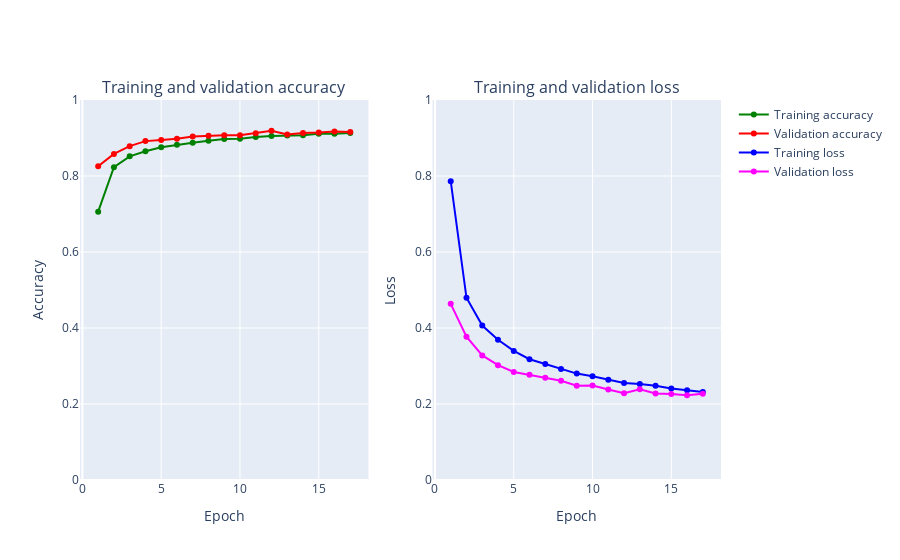

The cell this chart's notebook holds for it:
### Code cell
plot_accuracy_and_loss(history)

### Figure 1 — Plotly figure (JSON) as saved in the notebook; plotly's stock layout.template omitted (floating-point values rounded to 4 significant figures)
{"data": [{"marker": {"color": "Green"}, "mode": "markers+lines", "name": "Training accuracy", "text": ["1", "2", "3", "4", "5", "6", "7", "8", "9", "10", "11", "12", "13", "14", "15", "16", "17"], "type": "scatter", "x": [1, 2, 3, 4, 5, 6, 7, 8, 9, 10, 11, 12, 13, 14, 15, 16, 17], "xaxis": "x", "y": [0.7062, 0.823, 0.8518, 0.865, 0.8759, 0.8823, 0.8878, 0.8928, 0.8973, 0.8984, 0.9028, 0.9052, 0.9066, 0.9069, 0.911, 0.9109, 0.913], "yaxis": "y"}, {"marker": {"color": "Red"}, "mode": "markers+lines", "name": "Validation accuracy", "text": ["1", "2", "3", "4", "5", "6", "7", "8", "9", "10", "11", "12", "13", "14", "15", "16", "17"], "type": "scatter", "x": [1, 2, 3, 4, 5, 6, 7, 8, 9, 10, 11, 12, 13, 14, 15, 16, 17], "xaxis": "x", "y": [0.8258, 0.8582, 0.8786, 0.8918, 0.8946, 0.8982, 0.904, 0.906, 0.907, 0.9072, 0.9128, 0.9192, 0.9094, 0.913, 0.9144, 0.9174, 0.916], "yaxis": "y"}, {"marker": {"color": "Blue"}, "mode": "markers+lines", "name": "Training loss", "text": ["1", "2", "3", "4", "5", "6", "7", "8", "9", "10", "11", "12", "13", "14", "15", "16", "17"], "type": "scatter", "x": [1, 2, 3, 4, 5, 6, 7, 8, 9, 10, 11, 12, 13, 14, 15, 16, 17], "xaxis": "x2", "y": [0.7863, 0.4796, 0.4065, 0.3691, 0.3397, 0.3179, 0.3054, 0.2919, 0.28, 0.2729, 0.2639, 0.2553, 0.2526, 0.2479, 0.2405, 0.2363, 0.2317], "yaxis": "y2"}, {"marker": {"color": "Magenta"}, "mode": "markers+lines", "name": "Validation loss", "text": ["1", "2", "3", "4", "5", "6", "7", "8", "9", "10", "11", "12", "13", "14", "15", "16", "17"], "type": "scatter", "x": [1, 2, 3, 4, 5, 6, 7, 8, 9, 10, 11, 12, 13, 14, 15, 16, 17], "xaxis": "x2", "y": [0.4636, 0.377, 0.3277, 0.3023, 0.2842, 0.2767, 0.269, 0.2613, 0.2481, 0.2487, 0.2381, 0.228, 0.2386, 0.2276, 0.2261, 0.2231, 0.2268], "yaxis": "y2"}], "layout": {"annotations": [{"font": {"size": 16}, "showarrow": false, "text": "Training and validation accuracy", "x": 0.225, "xanchor": "center", "xref": "paper", "y": 1, "yanchor": "bottom", "yref": "paper"}, {"font": {"size": 16}, "showarrow": false, "text": "Training and validation loss", "x": 0.775, "xanchor": "center", "xref": "paper", "y": 1, "yanchor": "bottom", "yref": "paper"}], "xaxis": {"anchor": "y", "domain": [0, 0.45], "title": {"text": "Epoch"}}, "xaxis2": {"anchor": "y2", "domain": [0.55, 1], "title": {"text": "Epoch"}}, "yaxis": {"anchor": "x", "domain": [0, 1], "range": [0, 1], "title": {"text": "Accuracy"}}, "yaxis2": {"anchor": "x2", "domain": [0, 1], "range": [0, 1], "title": {"text": "Loss"}}}}
